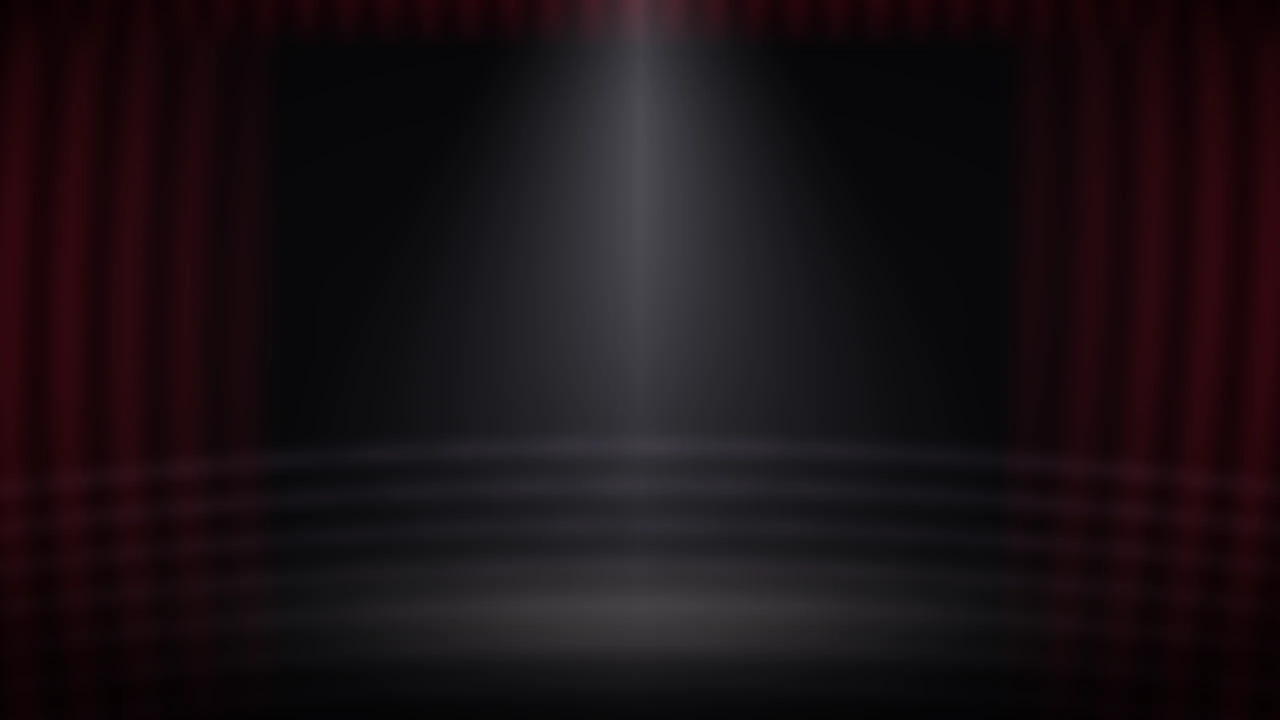
#> input picture tb/cup.webp, 2560 x 1440 px, found by its file name (shown at 1/2 size); its folder holds 4 pictures in this run
$ python gen_tour_covers.py
#> lines starting #> are read from the running program, lines starting #| are printed output that depends on the picture; after the words box and inside, x2 and y2 are one past the last pixel; in counts of white or black regions, pixels touching at a corner belong together
# four covers for the weekend tournament, one per week in turn (tb/tc1..tc4.webp)
import numpy as np, math
from PIL import Image, ImageFilter, ImageDraw
W,H=1600,560; y,x=np.mgrid[0:H,0:W].astype(float); X=x/W; Y=y/H; R=np.random.default_rng(7)
def save(img,n):
    Image.fromarray(np.clip(img,0,255).astype('uint8')).save(f'/home/claude/nardy/tb/tc{n}.webp',quality=80)
def blur(a,r): return np.array(Image.fromarray(np.clip(a,0,255).astype('uint8')).filter(ImageFilter.GaussianBlur(r))).astype(float)
# 1 — night city: bokeh lights over deep navy, a skyline
img=np.zeros((H,W,3))+np.array([10,14,30]); img+= (1-Y)[...,None]*np.array([20,26,60])
L=np.zeros((H,W,3))
for i in range(160):
    cx,cy,r=R.uniform(0,W),R.uniform(H*.15,H*.8),R.uniform(6,30); c=[np.array([255,170,120]),np.array([120,200,255]),np.array([255,120,160]),np.array([180,230,210])][R.integers(0,4)]
    m=np.clip(1-np.hypot(x-cx,y-cy)/r,0,1)**.8; L+=m[...,None]*c*R.uniform(.15,.5)
img+=blur(L,3)
sk=Image.new('L',(W,H),0); d=ImageDraw.Draw(sk); xx=0
#> after `sk = Image.new('L', (W, H), 0)`: sk: PIL image 1600x560 L; every value is 0
while xx<W:
    w=R.integers(40,120); h=R.integers(80,260); d.rectangle([xx,H-h,xx+w,H],255);
    if R.random()<.3: d.rectangle([xx+w//2-4,H-h-R.integers(20,70),xx+w//2+4,H-h],255)
    xx+=w+R.integers(0,10)
#> after the loop, xx = 1718
m=np.array(sk)/255.; img=img*(1-m[...,None])+m[...,None]*np.array([6,8,16])
#> after `m = np.array(sk) / 255.0`:
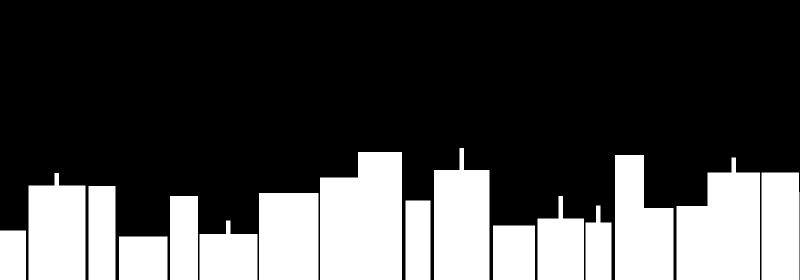
#> m: shape (560, 1600) float64 (shown at 1/2 size); values 0 (black) and 1 (white), 28.6% white; 17 white regions, largest, box (x1, y1, x2, y2) and area: (640, 304, 804, 560) 38108, (1353, 315, 1520, 560) 32021, (868, 296, 979, 560) 24816
win=(R.random((H,W))<.004)*m; img+=blur(win[...,None]*np.array([255,200,140])*3,0.6)
#> after `win = (R.random((H, W)) < 0.004) * m`:
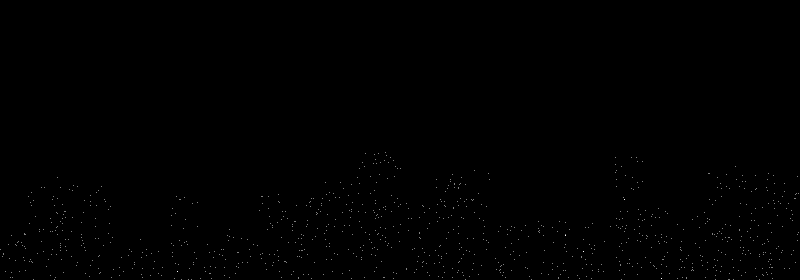
#> win: shape (560, 1600) float64 (shown at 1/2 size); values 0 (black) and 1 (white), 0.11% white in thin lines or dots, all inside (x1, y1, x2, y2) = (1, 304, 1598, 560)
save(img,1)
# 2 — the hookah lounge: teal smoke curls on near black
img=np.zeros((H,W,3))+np.array([8,12,14])
S=np.zeros((H,W))
for i in range(9):
    t=np.linspace(0,1,400); x0=R.uniform(.1,.9)*W; ph=R.uniform(0,6); amp=R.uniform(40,140)
    px=x0+np.sin(t*R.uniform(4,9)+ph)*amp*t+t*R.uniform(-200,200); py=H*(1.05-t*R.uniform(.9,1.3))
    for a,b,tt in zip(px,py,t):
        ix,iy=int(a),int(b)
        if 0<=ix<W and 0<=iy<H: S[max(0,iy-2):iy+2,max(0,ix-2):ix+2]+=1-tt*.6
#> this loop made 9 passes
#> (x0, ph, amp) on passes 1 to 9: (381, 1.81, 53.48), (1134.3, 4.25, 49.23), (1106.7, 4.25, 50.46), (1112.9, 4.08, 101.1), (830.9, 4.03, 43.07), (1304.4, 3.15, 135.1), (911.2, 4.45, 104.6), (1311.7, 2.76, 101), (1416.7, 4.73, 71.53)
S=blur(np.stack([S*90]*3,-1),14)[...,0]/255.
img+=S[...,None]*np.array([90,210,190])*1.4
img+=np.exp(-(((X-.5)/.5)**2+((Y-1.1)/.4)**2))[...,None]*np.array([30,70,66])
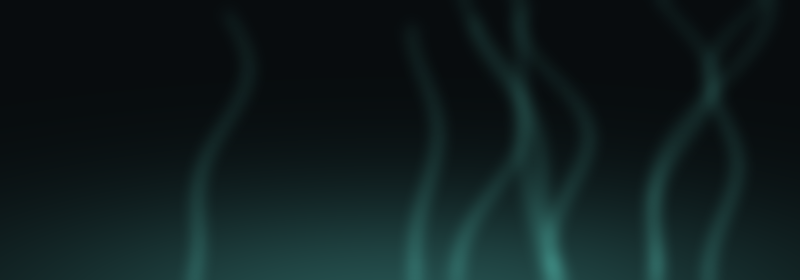
#> img: shape (560, 1600, 3) float64 (shown at 1/2 size); mean of channels 0, 1, 2 15.5, 29.5, 30.3; drawn as R, G, B
save(img,2)
# 3 — the yard at sunset: a coral sky, roofs and a vine
sky=np.array([60,30,70])*(1-Y)[...,None]+np.array([235,120,90])*Y[...,None]
img=sky*(0.7+0.3*np.exp(-((X-.7)/.3)**2))[...,None]
sun=np.exp(-(((X-.7)/.07)**2+((Y-.62)/.2)**2)); img+=sun[...,None]*np.array([255,160,130])*.7
rf=Image.new('L',(W,H),0); d=ImageDraw.Draw(rf); xx=-20
while xx<W:
    w=R.integers(120,260); h=R.integers(120,230); d.polygon([(xx,H),(xx,H-h),(xx+w//2,H-h-R.integers(30,80)),(xx+w,H-h),(xx+w,H)],255)
    if R.random()<.5: d.rectangle([xx+w*0.7,H-h-60,xx+w*0.7+14,H-h],255)
    xx+=w+R.integers(-30,10)
#> this loop made 9 passes
#> (w, h, xx) on passes 1 to 9: (242, 195, 231), (201, 162, 423), (242, 164, 672), (120, 166, 775), (190, 222, 970), (225, 180, 1180), (251, 128, 1432), (165, 200, 1596), (149, 208, 1731)
#> after the loop, xx = 1731
d.line([(0,40),(W,90)],255,3)
for k in range(60): cx=R.uniform(0,W); cy=40+cx/W*50+R.uniform(-6,30); d.ellipse([cx-10,cy-6,cx+10,cy+6],255)
#> this loop made 60 passes
#> (cx, cy) on passes 1 to 12: (1278, 90.07), (82.55, 51.9), (460.3, 55.07), (1428.7, 99.06), (268.7, 60.72), (820.4, 71.18), (551.3, 86.87), (1518.5, 101.1), (1235.4, 94.28), (748.1, 63.36), (222, 55.23), (912.5, 95.34)
m=np.array(rf)/255.; img=img*(1-m[...,None])+m[...,None]*np.array([28,16,24])
#> after `m = np.array(rf) / 255.0`: m: shape (560, 1600) float64; values 0 (black) and 1 (white), 38.1% white; 22 white regions, largest, box (x1, y1, x2, y2) and area: (970, 284, 1600, 560) 121871, (231, 318, 666, 560) 88327, (672, 278, 966, 560) 66963
save(img,3)
#> call 3 of save, with n = 3
#> in save (call 3), `Image.fromarray(np.clip(img,0,255).astype('uint8')).save(f'/home/claud..`:
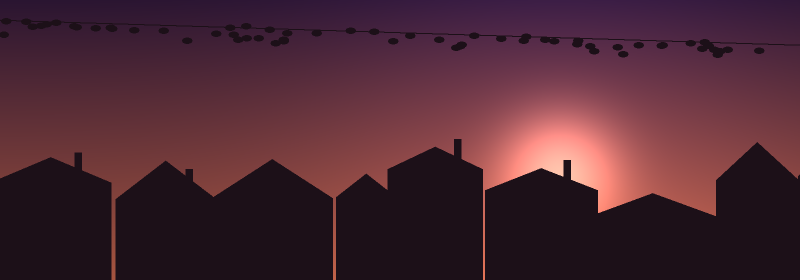
#> saved as tc3.webp: PIL image 1600x560 RGB (shown at 1/2 size); mean R, G, B 75.8, 39.8, 51.3
# 4 — the hall: the tournament hall from the weekend set
c=Image.open('/home/claude/nardy/tb/cup.webp').convert('RGB'); c=c.crop((0,int(c.height*.08),c.width,int(c.height*.08)+int(c.width*H/W))).resize((W,H))
#> further down, c is the input picture: PIL image 2560x1440 RGB; mean R, G, B 26.4, 17, 20.7
#> after `c = c.crop((0, int(c.height * 0.08), c.width, int(c.height * 0.08) + i`:
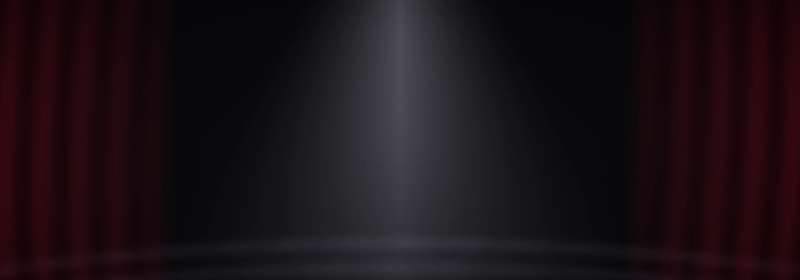
#> c: PIL image 1600x560 RGB (shown at 1/2 size); mean R, G, B 27.7, 17.5, 21.6
c.save('/home/claude/nardy/tb/tc4.webp',quality=80)
o=Image.new('RGB',(W,H*4))
#> o: PIL image 1600x2240 RGB; every value is 0
for n in range(1,5): o.paste(Image.open(f'/home/claude/nardy/tb/tc{n}.webp'),(0,(n-1)*H))
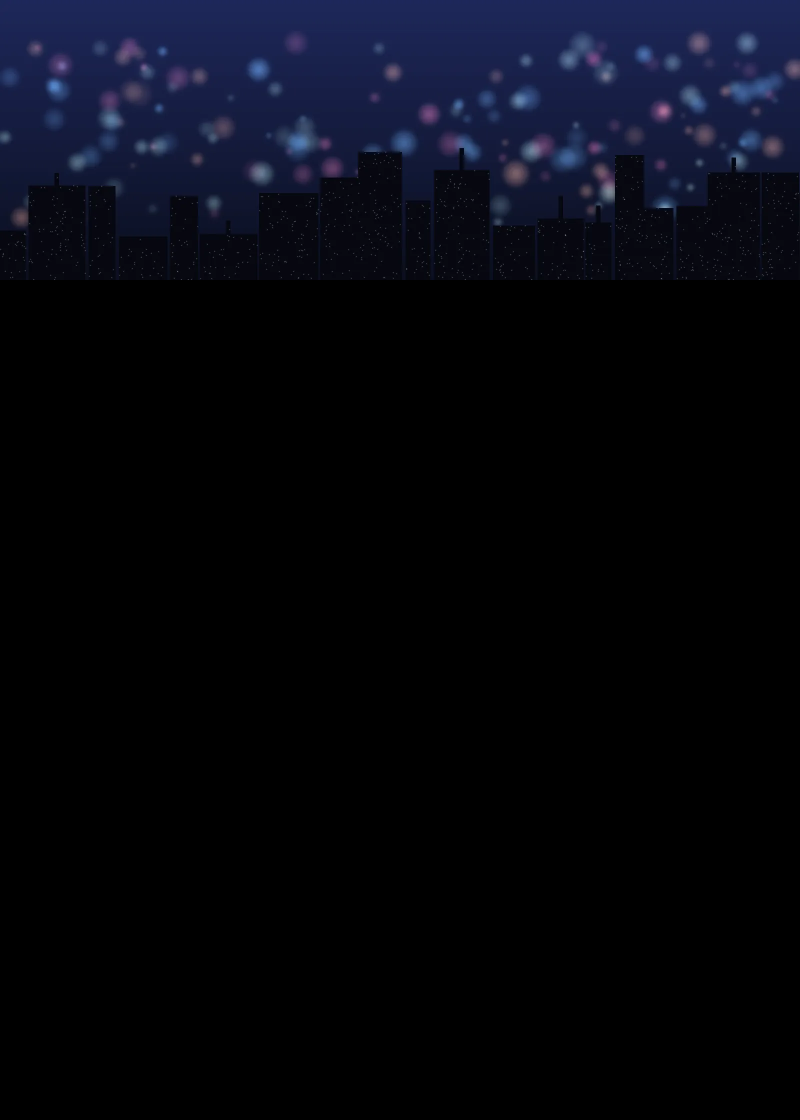
#> o: PIL image 1600x2240 RGB (shown at 1/2 size); mean R, G, B 5.7, 7.1, 14.6
o.resize((800,1120)).save('/home/claude/gen/tc_prev.png'); print('ok')
#> after `o.resize((800, 1120)).save('/home/claude/gen/tc_prev.png')`:
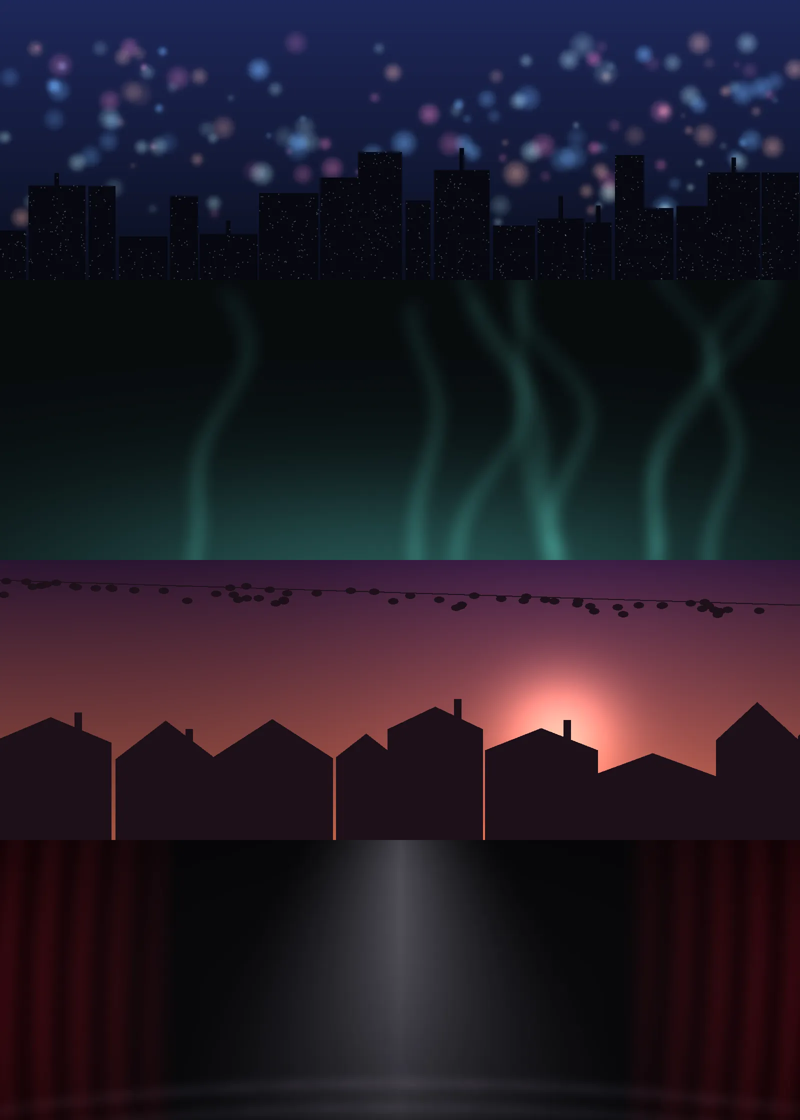
#> saved as tc_prev.png: PIL image 800x1120 RGB; mean R, G, B 35.4, 28.8, 40.3
#| ok
